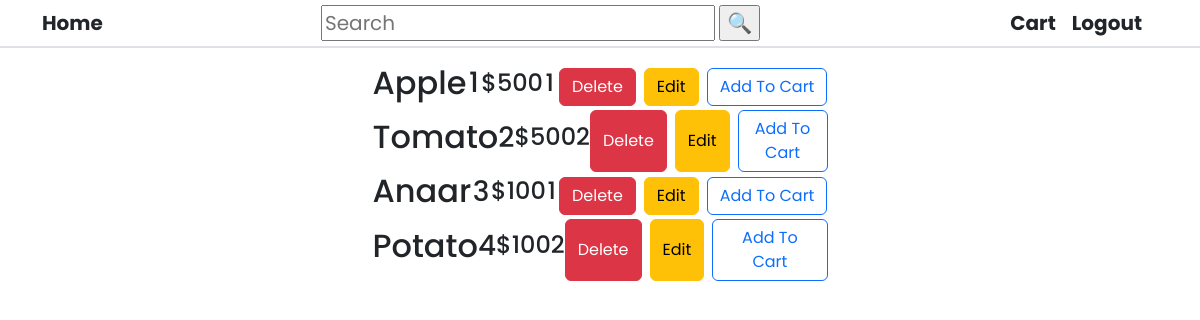
Screenshot of /products (signed in) with the database file from the repository.
### website/models.py (models this page shows)
class Product(db.Model):
    productId = db.Column(db.Integer(), primary_key=True, autoincrement=True)
    productName = db.Column(db.String(100), nullable=False)
    unit = db.Column(db.String(50), nullable=False)
    rate = db.Column(db.Integer(), nullable=False)
    quantity = db.Column(db.Integer(), nullable=False)
    categoryId = db.Column(db.Integer(), db.ForeignKey(
        'category.categoryId'), nullable=False)

### website/views.py (the view)
@views.route('/products')
@login_required
def Products():
    products = Product.query.all()
    category = Category.query.all()
    return render_template('Products.html', products=products, category=category)

### website/templates/Products.html (shortened to what this page needs)
{%extends 'Base.html'%} {%block title%}Products{%endblock%} {%block content%}
<div class="container">
  {%for product in products%}
  <div
    class="d-flex flex-row align-items-center justify-content-between col-5 mx-auto"
  >
    <h2>{{product.productName}}</h2>
    <h3>{{product.productId}}</h3>
    <h4>${{product.rate}}</h4>
    <h4>{{product.categoryId}}</h4>
    <div class="d-flex flex-row">
      <button class="btn btn-danger me-2">Delete</button>
      <button class="btn btn-warning">Edit</button>
      <a
        href="/api/addToCart?id={{product.productId}}&quantity=5"
        class="btn btn-outline-primary ms-2"
        >Add To Cart</a
      >
    </div>
  </div>
  {%endfor%}
</div>
{%endblock%}

### website/static/style.css (style rules this page uses)
html { margin: 0; padding: 0; }
body { font-family: "Poppins", sans-serif; font-weight: 400; }
a { text-decoration: none; color: inherit; }

### rows the page displays
Product: productName "Apple", productId "1", rate "500", categoryId "1"
Product: productName "Tomato", productId "2", rate "500", categoryId "2"
Product: productName "Anaar", productId "3", rate "100", categoryId "1"
Product: productName "Potato", productId "4", rate "100", categoryId "2"
